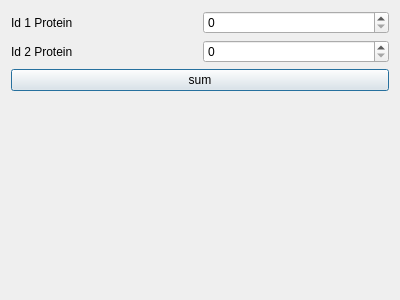
<?xml version="1.0" encoding="UTF-8"?>
<ui version="4.0">
 <class>SumWindow</class>
 <widget class="QDialog" name="SumWindow">
  <property name="geometry">
   <rect>
    <x>0</x>
    <y>0</y>
    <width>400</width>
    <height>300</height>
   </rect>
  </property>
  <property name="windowTitle">
   <string>Dialog</string>
  </property>
  <layout class="QHBoxLayout" name="horizontalLayout_3">
   <item>
    <layout class="QVBoxLayout" name="verticalLayout">
     <item>
      <layout class="QHBoxLayout" name="horizontalLayout_2">
       <item>
        <widget class="QLabel" name="label">
         <property name="text">
          <string>Id 1 Protein</string>
         </property>
        </widget>
       </item>
       <item>
        <widget class="QSpinBox" name="spinBox"/>
       </item>
      </layout>
     </item>
     <item>
      <layout class="QHBoxLayout" name="horizontalLayout">
       <item>
        <widget class="QLabel" name="label_2">
         <property name="text">
          <string>Id 2 Protein</string>
         </property>
        </widget>
       </item>
       <item>
        <widget class="QSpinBox" name="spinBox_2"/>
       </item>
      </layout>
     </item>
     <item>
      <widget class="QPushButton" name="pushButton">
       <property name="text">
        <string>sum</string>
       </property>
      </widget>
     </item>
     <item>
      <widget class="QLabel" name="label_3">
       <property name="text">
        <string/>
       </property>
      </widget>
     </item>
    </layout>
   </item>
  </layout>
 </widget>
 <resources/>
 <connections/>
</ui>
